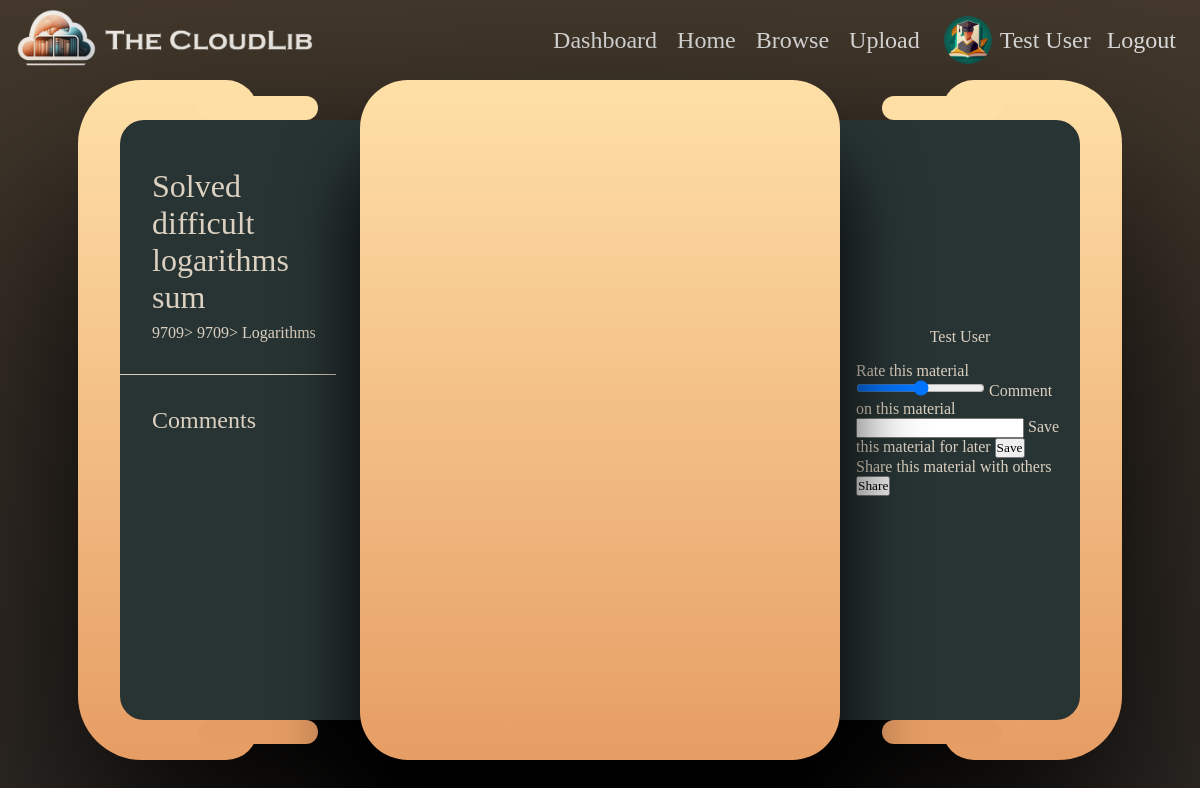
The app's page /view (signed in), older data.
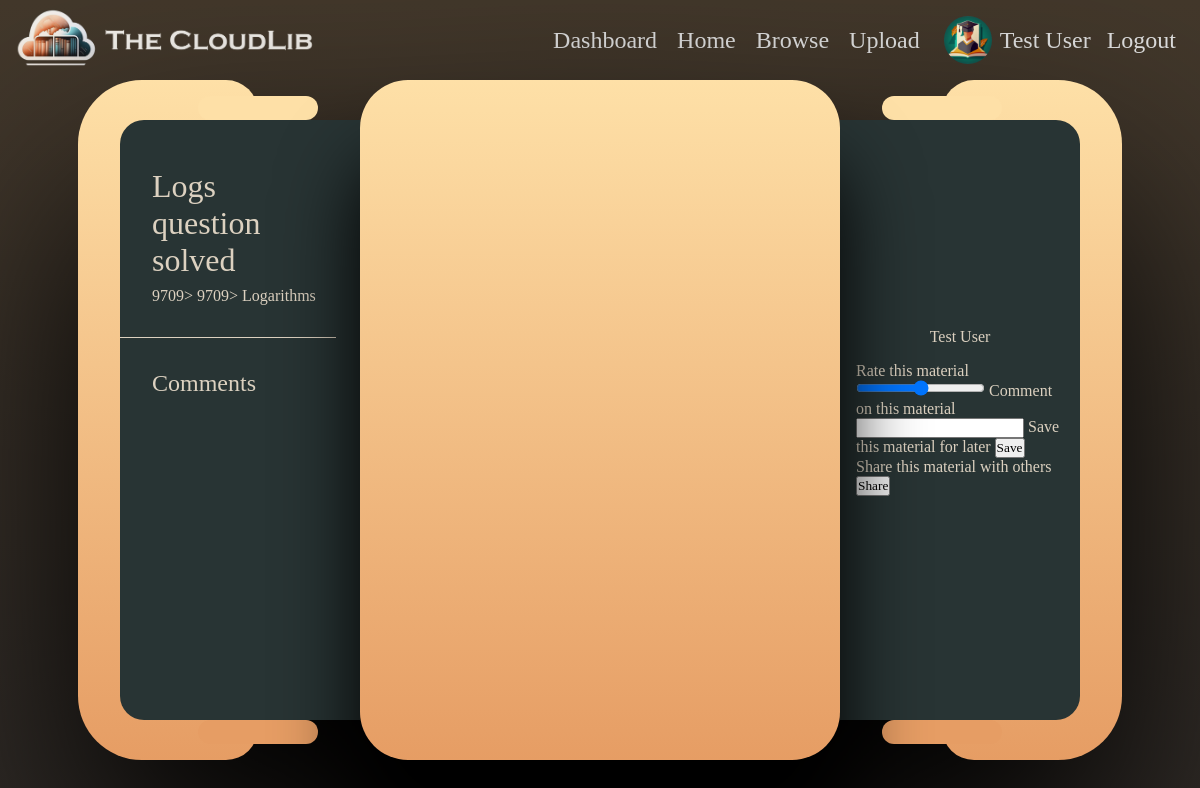
The same page, newer data.
### website/models.py (models this page shows)
class User(db.Model, UserMixin):
    id = db.Column(db.Integer, primary_key=True)
    email = db.Column(db.String(150), unique=True)
    username = db.Column(db.String(50), unique=True)
    password = db.Column(db.String(150))
    date_created = db.Column(db.DateTime(timezone=True), default=func.now())
    role = db.Column(db.String(100))
    posts = db.relationship('Post', backref='user', passive_deletes=True)
    subjects = db.relationship('Subject', secondary=user_subject,  backref='user')

class Post(db.Model, UserMixin):
    id = db.Column(db.Integer, primary_key=True)
    resource_type = db.Column(db.String(200))
    topic = db.Column(db.String(200))
    title = db.Column(db.String(200))
    date_created = db.Column(db.DateTime(timezone=True), default=func.now())
    file_type = db.Column(db.String(10))
    feedback = db.relationship('Feedback', backref='post', passive_deletes=True)
    subject = db.Column(db.String(4), db.ForeignKey('subject.id', ondelete="CASCADE"), nullable=False)
    author = db.Column(db.Integer, db.ForeignKey('user.id', ondelete="CASCADE"), nullable=False)

### website/views.py (the view)
@views.route("/view")
@views.route("/view/<post_id>")
@login_required
def view_material():
    post_id = 0
    posts = Post.query.all()
    return render_template("view.html",user=current_user, post_id=post_id, posts=posts, subjects=Subject, qualifications=Qualification)

### website/__init__.py (called while the page is built)
def create_app():
    app = Flask(__name__)
    app.config["SECRET_KEY"] = "w-wH&nfO@@2D0Hd4)!q(A)xnvA7-jV*$p*k625$T@eu76Ts6cEQXu-@uq32y2O00iCfX)"
    app.config["SQLALCHEMY_DATABASE_URI"] = f"sqlite:///{DB_NAME}"
    db.init_app(app)
    from .auth import auth
    from .handle_posts import handle_posts
    from .views import views
    from .browse import browse
    app.register_blueprint(handle_posts, url_prefix="/")
    app.register_blueprint(auth, url_prefix="/")
    app.register_blueprint(views, url_prefix="/")
    app.register_blueprint(browse, url_prefix="/browse")
    from .models import User, Post
    create_database(app)
    login_manager = LoginManager()
    login_manager.login_view = "auth.signin"
    login_manager.init_app(app)
    @login_manager.user_loader
    def load_user(id):
        return User.query.get(int(id))
    return app

### website/templates/view.html (shortened to what this page needs)
{% extends "base.html" %}
{% block head %}
<link rel="stylesheet" href="{{ url_for('static', filename='css/view.css') }}">
{% endblock %}
{% block body %}
{% from 'macros.html' import navbar %}
{{ navbar(user) }}
{% set post = user.posts[0] %}
<div class="post_container">
    <div class="post">
        <div class="aesthetic l">
            <div class="one ll"></div>
            <div class="two ll"></div>
        </div>
        <div class="aesthetic r">
            <div class="one rr"></div>
            <div class="two rr"></div>
        </div>
        <div class="get-feedback feedback">
            <div class="post-topic">{{ post.title }}</div>
            <div class="details">
                {{post.subject}}>
                {{post.subject}}>
                {{post.topic}}
            </div>
            <hr>
            <div id="comments_container">
                <h3 id="comments-heading">Comments</h3>
            </div>
        </div>
        <div class="post-content">
            <iframe src="{{ url_for('static', filename='/media/content/posts/'+post.id|string+'.'+post.file_type)}}" frameborder="0"></iframe>
        </div>
        <div class="give-feedback feedback">
            <div class="user_details">
                {{user.username}}
            </div>
            <form action="/feedback" method="POST" class="feedback-form">
                <label for="rating">Rate this material</label>
                <input type="range" name="rating" id="rating">
                <label for="comment">Comment on this material</label>
                <input type="text" name="comment" id="comment">
                <label for="save">Save this material for later</label>
                <input type="submit" value="Save" id="save" name="save">
                <label for="share">Share this material with others</label>
                <input type="submit" value="Share" id="share" name="share">
            </form>
        </div>
    </div>
</div>
{% endblock %}

### website/templates/base.html (shortened to what this page needs)
<!DOCTYPE html>
<html lang="en">
<head>
    <link rel="stylesheet" type="text/css" href="{{ url_for('static', filename='css/base.css')}}">
    <link rel="stylesheet" type="text/css" href="{{ url_for('static', filename='css/macros.css')}}">
    {% block head %}{% endblock %}
</head>
<body>
    {% block body %}{% endblock %}
</body>
</html>

### website/templates/macros.html (shortened to what this page needs)
{% macro navbar(user) %}
<nav class="navbar">
    <div id="navbar_logo">
        <img src="{{url_for('static', filename='/media/logos/logo_light_long_transparent.png')}}" alt="">
    </div>
    <div id="navbar_tools">
        <div id="navbar_browser">
            <a href="/dashboard" class="navbar_link">Dashboard</a>
            <a href="/home" class="navbar_link">Home</a>
            <a href="/browse" class="navbar_link">Browse</a>
            <a href="/upload" class="navbar_link">Upload</a>
        </div>
        {% if user.is_authenticated %}
        <div id="navbar_profile">
            <div id="img_container">
                <img src="{{url_for('static', filename='/media/content/profile_pictures/base_profile.png')}}"
                    alt="profile picture">
            </div>
            <div class="navbar_link">
                {{user.username}}
            </div>
        </div>
        {% endif %}
        <div id="navbar_options">
            {% if user.is_authenticated %}
            <a href="/logout" class="navbar_link">Logout</a>
            {% endif %}
        </div>
    </div>
</nav>
{% endmacro %}

### website/static/css/base.css (style rules this page uses)
* { margin: 0px; padding: 0px; font-family: 'Alegreya Sans SC'; }

### website/static/css/macros.css (style rules this page uses)
.navbar { height: 10vh; display: flex; justify-content: space-between; align-items: center; background-color: #222126; background-color: transparent; }
#navbar_logo, #navbar_logo img { height: 8.5vh; }
#navbar_tools { display: flex; align-items: center; padding-right: 1rem; }
#navbar_options { display: flex; align-items: center; justify-content: space-around; }
.navbar_link { color: #e0e0e0; text-decoration: none; padding: 0rem 0.5rem 0rem 0.5rem; font-size: 1.5rem; font-family: 'Alegreya SC'; }
#navbar_profile { display: flex; align-items: center; }
#img_container { max-height: 6vh; width: 6vh; border-radius: 29rem; border-radius: 24rem; overflow: hidden; margin-left: 2vh; }
#img_container img { height: 6vh; }

### website/static/css/view.css (style rules this page uses)
body { background: linear-gradient(#43382b, #312c28); height: 100vh; overflow: hidden; }
.feedback { width: 20vw; max-width: 30vw; height: 75vh; display: flex; flex-direction: column; justify-content: flex-start; align-items: flex-start; background: #283434; color: #dcd1c0; }
.give-feedback { border-top-right-radius: 1.5rem; border-bottom-right-radius: 1.5rem; align-items: center; justify-content: center; }
.get-feedback { border-top-left-radius: 1.5rem; border-bottom-left-radius: 1.5rem; }
.post_container { height: 85vh; display: flex; justify-content: center; font-weight: 100; }
.post-content { height: 85vh; width: 40vw; display: flex; flex-direction: column; align-items: center; justify-content: center; background: linear-gradient(#fee0a7, #e69d64); border-radius: 3rem; z-index: 2; }
.post { width: 100vw; display: flex; justify-content: center; align-items: center; }
iframe { width: 35vw; height: 75vh; border-radius: 1rem; }
.aesthetic { height: 85vh; width: 15vw; position: fixed; background: linear-gradient(#fee0a7, #e69d64);; z-index: -1; justify-content: space-between; display: flex; flex-direction: column; }
.r { right: 6.5vw; border-radius: 2rem 4rem 4rem 2rem; align-items: flex-start; }
.l { align-items: flex-end; left: 6.5vw; border-radius: 4rem 2rem 2rem 4rem; }
.aesthetic .one, .aesthetic .two { height: 3vh; width: 15vh; margin-top: 1rem; margin-bottom: 1rem; border-radius: 3.5rem; position: relative; z-index: -10; }
.one.ll, .two.ll { right: -5vw; }
.one.rr, .two.rr { left: -5vw; }
.one { background-color: #fee0a7; }
.two { background-color: #e69d64; }
.post-topic { font-size: 2rem; padding-top: 3rem; padding-left: 2rem; padding-right: 2rem; }
.details { margin-top: 1vh; padding-left:2rem ; }
.feedback hr { padding-left: 2vw; padding-right: 1vw; border: none; width: 15vw; border-bottom: 0.01rem solid; margin-top: 2rem; margin-bottom: 2rem; }
.post { filter: drop-shadow(0px 7rem 7rem #000); }
.post-content { box-shadow: 0px 5rem 5rem black; }
#comments_container { padding-left: 2rem; padding-right: 2rem; }
#comments_container h3 { font-weight: 100; font-size: 1.5rem; }
.feedback-form { padding: 2vh; }

Row changes from the older to the newer data that the page shows:
removed Post: title "Solved difficult logarithms sum", subject "9709", topic "Logarithms"
added Post: title "Logs question solved", subject "9709", topic "Logarithms"
